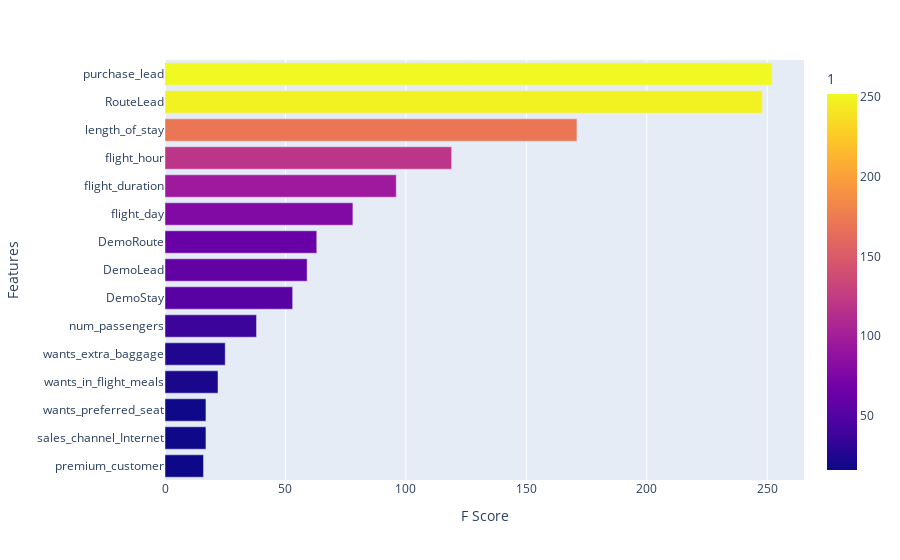

The code cell stored with this chart in its notebook:
### Code cell
fig = px.bar(D, 1,0, orientation='h',color=1)
fig.update_layout(yaxis=dict(autorange="reversed"), xaxis_title='F Score', yaxis_title='Features')
fig.show()

### Figure 1 — Plotly figure (JSON) as saved in the notebook; plotly's stock layout.template omitted (floating-point values rounded to 4 significant figures)
{"data": [{"alignmentgroup": "True", "hovertemplate": "1=%{marker.color}<br>0=%{y}<extra></extra>", "legendgroup": "", "marker": {"color": [252, 248, 171, 119, 96, 78, 63, 59, 53, 38, 25, 22, 17, 17, 16], "coloraxis": "coloraxis", "pattern": {"shape": ""}}, "name": "", "offsetgroup": "", "orientation": "h", "showlegend": false, "textposition": "auto", "type": "bar", "x": [252, 248, 171, 119, 96, 78, 63, 59, 53, 38, 25, 22, 17, 17, 16], "xaxis": "x", "y": ["purchase_lead", "RouteLead", "length_of_stay", "flight_hour", "flight_duration", "flight_day", "DemoRoute", "DemoLead", "DemoStay", "num_passengers", "wants_extra_baggage", "wants_in_flight_meals", "wants_preferred_seat", "sales_channel_Internet", "premium_customer"], "yaxis": "y"}], "layout": {"barmode": "relative", "coloraxis": {"colorbar": {"title": {"text": "1"}}, "colorscale": [[0, "#0d0887"], [0.1111, "#46039f"], [0.2222, "#7201a8"], [0.3333, "#9c179e"], [0.4444, "#bd3786"], [0.5556, "#d8576b"], [0.6667, "#ed7953"], [0.7778, "#fb9f3a"], [0.8889, "#fdca26"], [1, "#f0f921"]]}, "legend": {"tracegroupgap": 0}, "margin": {"t": 60}, "xaxis": {"anchor": "y", "domain": [0, 1], "title": {"text": "F Score"}}, "yaxis": {"anchor": "x", "autorange": "reversed", "domain": [0, 1], "title": {"text": "Features"}}}}
